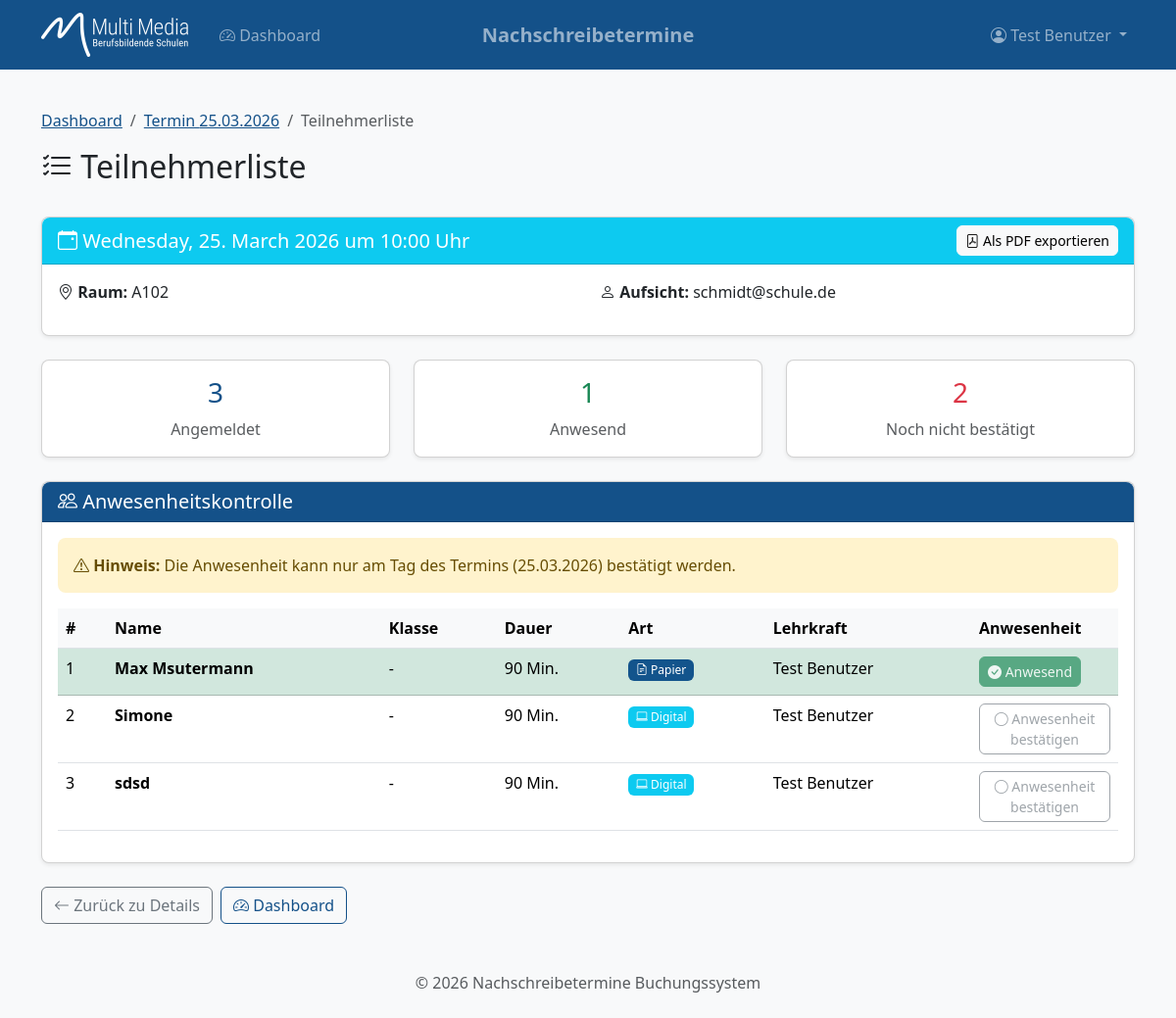
Before: /termine/2/teilnehmerliste (signed in) with the older database file.
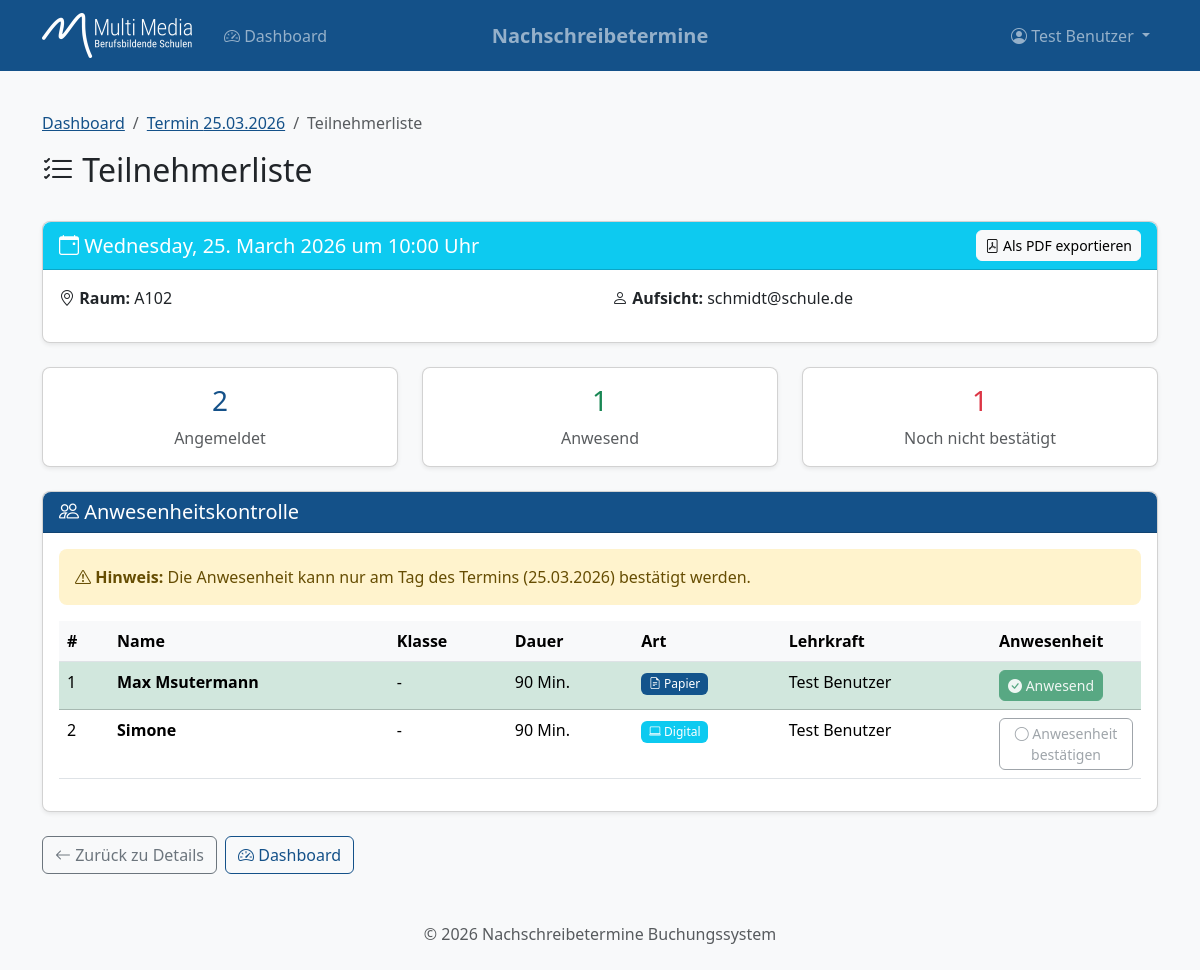
After: the same page with the newer database file.
### models.py (models this page shows, shortened)
class Buchung(db.Model):
    __tablename__ = 'buchungen'
    id = db.Column(db.Integer, primary_key=True)
    termin_id = db.Column(db.Integer, db.ForeignKey('termine.id'), nullable=False)
    lehrer_id = db.Column(db.Integer, db.ForeignKey('users.id'), nullable=False)
    schueler_name = db.Column(db.String(100), nullable=False)
    klasse = db.Column(db.String(20), nullable=True)
    dauer_minuten = db.Column(db.Integer, nullable=False, default=90)
    ist_digital = db.Column(db.Boolean, default=False)
    moodle_url = db.Column(db.String(500), nullable=True)
    moodle_passwort = db.Column(db.String(100), nullable=True)
    ist_anwesend = db.Column(db.Boolean, default=False)
    anwesenheit_bestaetigt_um = db.Column(db.DateTime, nullable=True)
    created_at = db.Column(db.DateTime, default=datetime.utcnow)
    updated_at = db.Column(db.DateTime, default=datetime.utcnow, onupdate=datetime.utcnow)

class User(UserMixin, db.Model):
    __tablename__ = 'users'
    id = db.Column(db.Integer, primary_key=True)
    email = db.Column(db.String(120), unique=True, nullable=False)
    name = db.Column(db.String(100), nullable=False)
    azure_id = db.Column(db.String(100), unique=True, nullable=True)
    password_hash = db.Column(db.String(256), nullable=True)  # Für Debug-Benutzer
    is_test_user = db.Column(db.Boolean, default=False)
    is_lehrer = db.Column(db.Boolean, default=True)
    created_at = db.Column(db.DateTime, default=datetime.utcnow)
    buchungen = db.relationship('Buchung', backref='erstellt_von', lazy='dynamic',
                                foreign_keys='Buchung.lehrer_id')

### routes.py (the view)
@termine_bp.route('/<int:termin_id>/teilnehmerliste')
@login_required
@lehrer_required
def teilnehmerliste(termin_id):
    termin = Termin.query.get_or_404(termin_id)
    buchungen = termin.buchungen.all()
    ist_heute = termin.datum == datetime.now().date()
    return render_template('termine/teilnehmerliste.html',
                         termin=termin,
                         buchungen=buchungen,
                         ist_heute=ist_heute)

### auth.py (called while the page is built)
@login_manager.user_loader
def load_user(user_id):
    return User.query.get(int(user_id))

def lehrer_required(f):
    @wraps(f)
    def decorated_function(*args, **kwargs):
        if not current_user.is_authenticated:
            return redirect(url_for('auth.login'))
        if current_user.is_test_user:
            return f(*args, **kwargs)
        if not current_user.is_lehrer:
            return redirect(url_for('main.unauthorized'))
        return f(*args, **kwargs)
    return decorated_function

### templates/termine/teilnehmerliste.html (shortened to what the changed rows need)
{% extends "base.html" %}
{% block content %}
<div class="row mb-4">
    <div class="col">
        <h2>
            <i class="bi bi-list-check"></i> Teilnehmerliste
        </h2>
    </div>
</div>
<div class="row mb-4">
    <div class="col-md-4">
        <div class="card text-center">
            <div class="card-body">
                <h3 class="text-primary">{{ buchungen|length }}</h3>
                <p class="text-muted mb-0">Angemeldet</p>
            </div>
        </div>
    </div>
    <div class="col-md-4">
        <div class="card text-center">
            <div class="card-body">
                <h3 class="text-danger">{{ buchungen|rejectattr('ist_anwesend')|list|length }}</h3>
                <p class="text-muted mb-0">Noch nicht bestätigt</p>
            </div>
        </div>
    </div>
</div>
<div class="card">
    <div class="card-body">
        {% if buchungen %}
        <div class="table-responsive">
            <table class="table table-hover">
                <thead>
                    <tr>
                        <th style="width: 50px;">#</th>
                        <th>Name</th>
                        <th>Klasse</th>
                        <th>Dauer</th>
                        <th>Art</th>
                        <th>Lehrkraft</th>
                        <th style="width: 150px;">Anwesenheit</th>
                    </tr>
                </thead>
                <tbody>
                    {% for buchung in buchungen %}
                    <tr class="{{ 'table-success' if buchung.ist_anwesend else '' }}">
                        <td>{{ loop.index }}</td>
                        <td>
                            <strong>{{ buchung.schueler_name }}</strong>
                        </td>
                        <td>{{ buchung.klasse or '-' }}</td>
                        <td>{{ buchung.dauer_minuten }} Min.</td>
                        <td>
                            {% if buchung.ist_digital %}
                                <span class="badge bg-info">
                                    <i class="bi bi-laptop"></i> Digital
                                </span>
                            {% else %}
                                <span class="badge bg-secondary">
                                    <i class="bi bi-file-earmark-text"></i> Papier
                                </span>
                            {% endif %}
                        </td>
                        <td>{{ buchung.erstellt_von.name }}</td>
                        <td>
                            <form method="POST" action="{{ url_for('termine.anwesenheit_toggle', buchung_id=buchung.id) }}">
                                <button type="submit" class="btn btn-sm {{ 'btn-success' if buchung.ist_anwesend else 'btn-outline-secondary' }}"
                                        {% if not ist_heute %}disabled title="Anwesenheit kann nur am Tag des Termins bestätigt werden"{% endif %}>
                                    {% if buchung.ist_anwesend %}
                                        <i class="bi bi-check-circle-fill"></i> Anwesend
                                    {% else %}
                                        <i class="bi bi-circle"></i> Anwesenheit bestätigen
                                    {% endif %}
                                </button>
                            </form>
                        </td>
                    </tr>
                    {% endfor %}
                </tbody>
            </table>
        </div>
        {% else %}
        <div class="text-center py-5 text-muted">
            <i class="bi bi-person-x" style="font-size: 3rem;"></i>
            <p class="mt-3">Keine Schüler für diesen Termin eingetragen.</p>
        </div>
        {% endif %}
    </div>
</div>
{% endblock %}

Changed rows visible on the page:
removed Buchung: schueler_name "sdsd", klasse "-", dauer_minuten "90", ist_digital True (drawn), erstellt_von.name "Test Benutzer", ist_anwesend False (drawn)
Other visible differences:
{{ buchungen|length }}: "3" → "2"
{{ buchungen|rejectattr('ist_anwesend')|list|length }}: "2" → "1"
